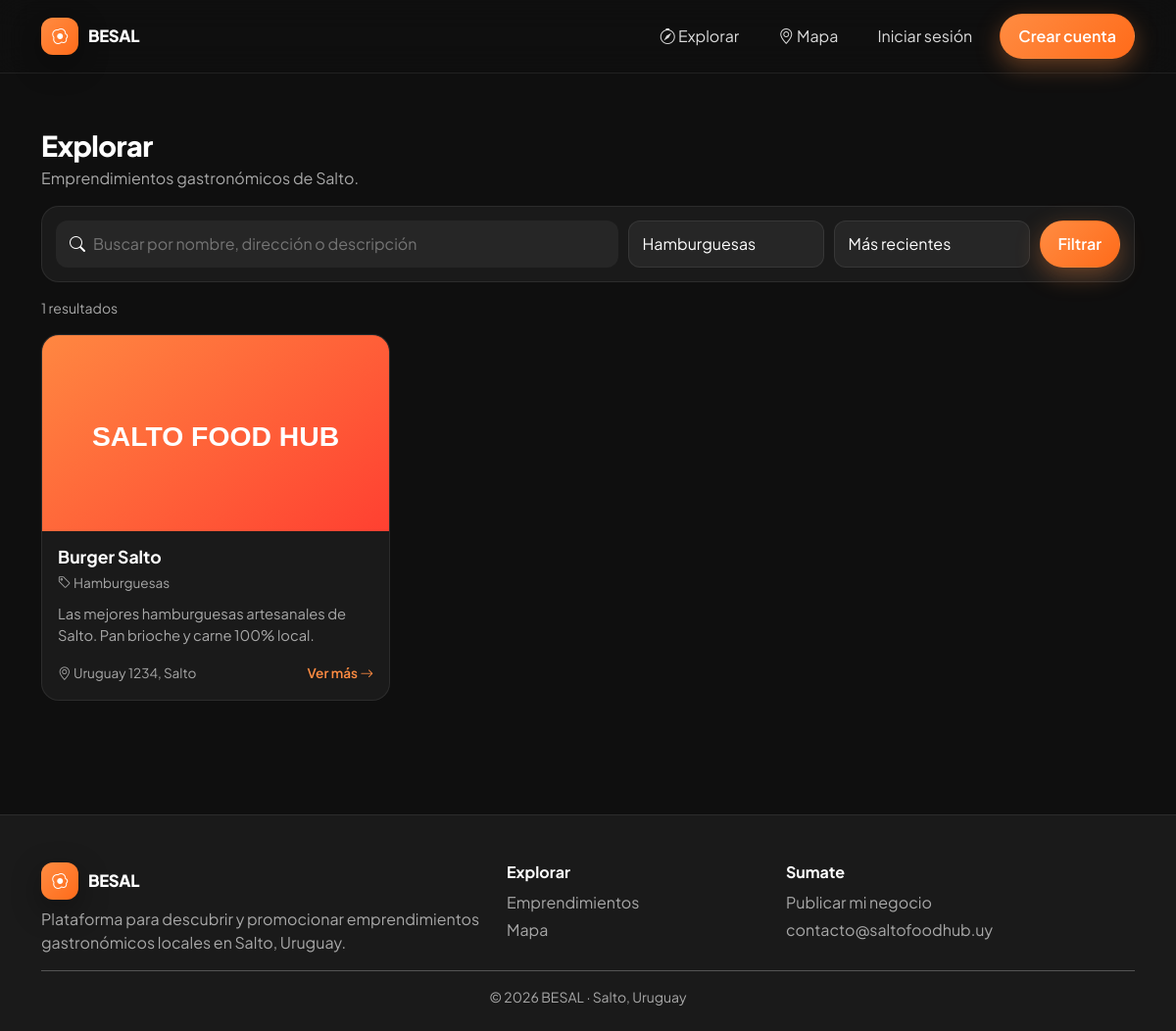
The page /?p=explorar&categoria_id=1 on the database its author committed.
### tables this page shows
CREATE TABLE emprendimientos (
    id INT AUTO_INCREMENT PRIMARY KEY,
    usuario_id INT NOT NULL,
    categoria_id INT DEFAULT NULL,
    nombre VARCHAR(120) NOT NULL,
    slug VARCHAR(150) NOT NULL UNIQUE,
    descripcion TEXT,
    logo VARCHAR(255) DEFAULT NULL,
    portada VARCHAR(255) DEFAULT NULL,
    direccion VARCHAR(200),
    telefono VARCHAR(40),
    whatsapp VARCHAR(40),
    instagram VARCHAR(100),
    facebook VARCHAR(100),
    horarios VARCHAR(255),
    latitud DECIMAL(10,7) DEFAULT NULL,
    longitud DECIMAL(10,7) DEFAULT NULL,
    aprobado TINYINT(1) NOT NULL DEFAULT 0,
    destacado TINYINT(1) NOT NULL DEFAULT 0,
    visitas INT NOT NULL DEFAULT 0,
    creado_en DATETIME NOT NULL DEFAULT CURRENT_TIMESTAMP,
    FOREIGN KEY (usuario_id) REFERENCES usuarios(id) ON DELETE CASCADE,
    FOREIGN KEY (categoria_id) REFERENCES categorias(id) ON DELETE SET NULL,
    INDEX idx_categoria (categoria_id),
    INDEX idx_aprobado (aprobado)
);

CREATE TABLE categorias (
    id INT AUTO_INCREMENT PRIMARY KEY,
    nombre VARCHAR(60) NOT NULL UNIQUE,
    slug VARCHAR(80) NOT NULL UNIQUE,
    icono VARCHAR(60) DEFAULT 'bi-shop',
    color VARCHAR(20) DEFAULT '#ff8c42',
    orden INT NOT NULL DEFAULT 0
);

### app/controllers/HomeController.php (called while the page is built, shortened)
<?php
class HomeController
{
    public static function explorar(): void {
        $categorias = Categoria::all();
        $f = [
            'q' => trim($_GET['q'] ?? ''),
            'categoria_id' => (int)($_GET['categoria_id'] ?? 0),
            'orden' => $_GET['orden'] ?? 'recientes',
        ];
        $total = Emprendimiento::countAll($f);
        $pg = paginate_args($total);
        $f['limit']=$pg['limit']; $f['offset']=$pg['offset'];
        $emprendimientos = Emprendimiento::search($f);
        require BASE_PATH . '/app/views/layouts/main.php';
    }
}

### includes/helpers.php (called while the page is built, shortened)
<?php
function e(?string $str): string {
    return htmlspecialchars((string)$str, ENT_QUOTES | ENT_SUBSTITUTE, 'UTF-8');
}
function url(string $path = ''): string {
    return rtrim(SITE_URL, '/') . '/' . ltrim($path, '/');
}
function asset(string $path): string {
    return rtrim(ASSETS_URL, '/') . '/' . ltrim($path, '/');
}
function paginate_args(int $total, int $perPage = ITEMS_PER_PAGE): array {
    $page = max(1, (int)($_GET['page'] ?? 1));
    $pages = max(1, (int)ceil($total / $perPage));
    $page = min($page, $pages);
    return ['page' => $page, 'pages' => $pages, 'offset' => ($page - 1) * $perPage, 'limit' => $perPage];
}

### includes/bootstrap.php (called while the page is built, shortened)
<?php
require_once __DIR__ . '/../config/database.php';
require_once __DIR__ . '/helpers.php';
spl_autoload_register(function ($class) {
    $paths = [
        BASE_PATH . '/app/models/' . $class . '.php',
        BASE_PATH . '/app/controllers/' . $class . '.php',
    ];
    foreach ($paths as $p) {
        if (file_exists($p)) { require_once $p; return; }
    }
});

### config/database.php (called while the page is built)
<?php
class Database
{
    private static ?PDO $instance = null;
    public static function getConnection(): PDO
    {
        if (self::$instance === null) {
            $dsn = 'mysql:host=' . DB_HOST . ';dbname=' . DB_NAME . ';charset=' . DB_CHARSET;
            $options = [
                PDO::ATTR_ERRMODE            => PDO::ERRMODE_EXCEPTION,
                PDO::ATTR_DEFAULT_FETCH_MODE => PDO::FETCH_ASSOC,
                PDO::ATTR_EMULATE_PREPARES   => false,
            ];
            try {
                self::$instance = new PDO($dsn, DB_USER, DB_PASS, $options);
            } catch (PDOException $e) {
                if (ENVIRONMENT === 'development') {
                    die('Error de conexión a la BD: ' . $e->getMessage());
                }
                die('Error de conexión a la base de datos.');
            }
        }
        return self::$instance;
    }
}

### app/models/Categoria.php (called while the page is built, shortened)
<?php
class Categoria
{
    public static function db(): PDO { return Database::getConnection(); }
    public static function all(): array {
        return self::db()->query("SELECT * FROM categorias ORDER BY orden, nombre")->fetchAll();
    }
}

### app/models/Emprendimiento.php (called while the page is built, shortened)
<?php
class Emprendimiento
{
    public static function db(): PDO { return Database::getConnection(); }
    public static function search(array $f = []): array {
        $sql = "SELECT e.*, c.nombre AS categoria_nombre, c.icono AS categoria_icono,
                       (SELECT AVG(estrellas) FROM resenas r WHERE r.emprendimiento_id=e.id AND r.aprobada=1) AS rating,
                       (SELECT COUNT(*) FROM resenas r WHERE r.emprendimiento_id=e.id AND r.aprobada=1) AS reviews
                FROM emprendimientos e
                LEFT JOIN categorias c ON c.id = e.categoria_id
                WHERE e.aprobado=1";
        $params = [];
        if (!empty($f['categoria_id'])) { $sql .= " AND e.categoria_id=?"; $params[] = (int)$f['categoria_id']; }
        $orden = $f['orden'] ?? 'recientes';
        $sql .= match($orden) {
            'rating' => " ORDER BY rating DESC, reviews DESC",
            'populares' => " ORDER BY visitas DESC",
            default => " ORDER BY e.creado_en DESC",
        };
        $limit = (int)($f['limit'] ?? 50); $offset = (int)($f['offset'] ?? 0);
        $sql .= " LIMIT $limit OFFSET $offset";
        $st = self::db()->prepare($sql);
        $st->execute($params);
        return $st->fetchAll();
    }
    public static function countAll(array $f = []): int {
        $sql = "SELECT COUNT(*) FROM emprendimientos e WHERE e.aprobado=1";
        $params=[];
        if (!empty($f['categoria_id'])) { $sql.=" AND e.categoria_id=?"; $params[]=(int)$f['categoria_id']; }
        $st=self::db()->prepare($sql); $st->execute($params); return (int)$st->fetchColumn();
    }
}

### app/views/emprendimientos/lista.php (the view, shortened to what this page needs)
<section class="sfh-section">
  <div class="container">
    <div class="sfh-page-head">
      <div>
        <h1 class="sfh-section-title mb-1">Explorar</h1>
        <p class="text-muted mb-0">Emprendimientos gastronómicos de Salto.</p>
      </div>
    </div>
    <form method="get" class="sfh-filters">
      <div class="sfh-filters-search">
        <i class="bi bi-search"></i>
        <input type="text" name="q" value="<?= e($f['q']) ?>" placeholder="Buscar por nombre, dirección o descripción">
      </div>
      <select name="categoria_id" class="form-select">
        <?php foreach ($categorias as $c): ?>
          <option value="<?= (int)$c['id'] ?>" <?= $f['categoria_id']==$c['id']?'selected':'' ?>><?= e($c['nombre']) ?></option>
        <?php endforeach; ?>
      </select>
      <select name="orden" class="form-select">
        <option value="recientes" <?= $f['orden']==='recientes'?'selected':'' ?>>Más recientes</option>
      </select>
      <button class="sfh-btn sfh-btn-primary">Filtrar</button>
    </form>
    <p class="text-muted small my-3"><?= (int)$total ?> resultados</p>
    <div class="row g-4">
      <?php foreach ($emprendimientos as $emp): ?>
        <div class="col-md-6 col-lg-4"><?php include BASE_PATH . '/app/views/partials/card_emp.php'; ?></div>
      <?php endforeach; ?>
    </div>
  </div>
</section>

### app/views/partials/card_emp.php (shortened to what this page needs)
<a href="<?= url('?p=ver&slug='.urlencode($emp['slug'])) ?>" class="sfh-card">
  <div class="sfh-card-img" style="background-image:url('<?= $emp['logo'] ? uploaded($emp['logo'],'logos') : asset('img/placeholder.svg') ?>')"></div>
  <div class="sfh-card-body">
    <div class="d-flex justify-content-between align-items-start gap-2">
      <h5 class="sfh-card-title"><?= e($emp['nombre']) ?></h5>
    </div>
    <p class="sfh-card-meta"><i class="bi bi-tag"></i> <?= e($emp['categoria_nombre'] ?? 'Sin categoría') ?></p>
    <p class="sfh-card-desc"><?= e(mb_substr($emp['descripcion'] ?? '',0,90)) ?><?= mb_strlen($emp['descripcion'] ?? '')>90?'…':'' ?></p>
    <div class="sfh-card-foot">
      <span><i class="bi bi-geo-alt"></i> <?= e(mb_substr($emp['direccion'] ?? 'Salto',0,40)) ?></span>
      <span class="sfh-link">Ver más <i class="bi bi-arrow-right"></i></span>
    </div>
  </div>
</a>

### assets/css/styles.css (style rules this page uses)
:root { --bg: #0f0f0f; --surface: #1a1a1a; --surface-2: #262626; --primary: #ff8c42; --primary-2: #ff6b1a; --text: #ffffff; --text-muted: #a8a8a8; --border: rgba(255,255,255,.08); --radius: 18px; --radius-sm: 12px; --shadow-1: 0 10px 30px rgba(0,0,0,.35); --shadow-2: 0 20px 60px rgba(0,0,0,.45); --glass: rgba(255,255,255,.06); --transition: .25s cubic-bezier(.4,0,.2,1); }
* { box-sizing: border-box; }
html, body { background: var(--bg); color: var(--text); font-family: 'Plus Jakarta Sans', system-ui, sans-serif; -webkit-font-smoothing: antialiased; }
a { color: inherit; text-decoration: none; }
.text-muted { color: var(--text-muted) !important; }
.sfh-btn { display:inline-flex; align-items:center; gap:8px; padding:10px 18px; border-radius:999px; border:1px solid transparent; font-weight:600; cursor:pointer; transition: var(--transition); }
.sfh-btn-primary { background: linear-gradient(135deg, var(--primary), var(--primary-2)); color:#fff; box-shadow: 0 8px 24px color-mix(in oklab, var(--primary) 35%, transparent); }
.sfh-section { padding: 56px 0; }
.sfh-section-title { font-size: 1.8rem; font-weight: 800; letter-spacing:-.02em; margin:0; }
.sfh-link { color: var(--primary); font-weight: 600; }
.sfh-page-head { margin-bottom: 16px; }
.sfh-card { display:flex; flex-direction:column; background: var(--surface); border:1px solid var(--border); border-radius: var(--radius); overflow:hidden; transition: var(--transition); height:100%; }
.sfh-card-img { height: 200px; background-size: cover; background-position: center; background-color: var(--surface-2); }
.sfh-card-body { padding: 16px; display:flex; flex-direction:column; gap:6px; }
.sfh-card-title { font-size:1.1rem; font-weight:700; margin:0; }
.sfh-card-meta { color: var(--text-muted); font-size:.85rem; margin:0; }
.sfh-card-desc { color: var(--text-muted); font-size:.92rem; margin: 4px 0 12px; }
.sfh-card-foot { display:flex; justify-content:space-between; align-items:center; font-size:.85rem; color: var(--text-muted); margin-top:auto; }
.sfh-filters { display:grid; grid-template-columns: 1fr 200px 200px auto; gap:10px; padding: 14px; background: var(--surface); border:1px solid var(--border); border-radius: var(--radius); }
.sfh-filters-search { display:flex; align-items:center; gap:8px; background: var(--surface-2); border-radius: var(--radius-sm); padding: 0 14px; }
.sfh-filters-search input { background: transparent; border:0; outline:0; color: var(--text); padding: 12px 0; width:100%; }
.sfh-filters .form-select { background: var(--surface-2); border-color: var(--border); color: var(--text); }
.form-control, .form-select { background: var(--surface-2); border:1px solid var(--border); color: var(--text); border-radius: 12px; padding: 10px 14px; }

### rows shown on the page
emprendimientos: nombre "Burger Salto", categoria.nombre "Hamburguesas", descripcion "Las mejores hamburguesas artesanales de Salto. Pan brioche y carne 100% local.", direccion "Uruguay 1234, Salto"

### other values the page prints
SITE_NAME "BESAL"
$total "1"
SITE_DESCRIPTION "Plataforma para descubrir y promocionar emprendimientos gastronómicos locales en Salto, Uruguay."
SITE_EMAIL "contacto@saltofoodhub.uy"
form field categoria_id "Hamburguesas"
